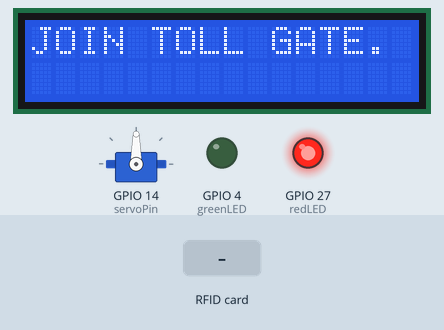
Bench run of a sketch on a simulated ESP32. Shown: servo, 16×2 character LCD, output pins drawn as LEDs (lit = HIGH). The inputs (shaded band) are chosen by the test bench. WiFi joins after 1.5 s; servers stay silent unless stated; uploads are accepted with an empty reply; what the sketch prints to the serial monitor is not drawn.

Above: at 2.8 s.
2.9 s: RFID card 5E 7A 19 C4 held to the reader
At 3.2 s:
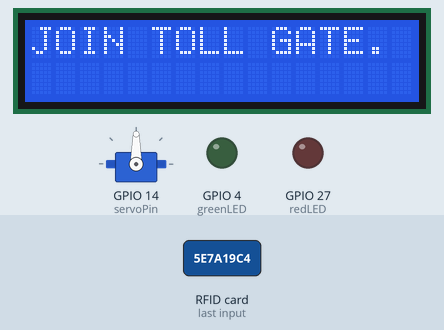
Timing chart, 0 to 5.9 s (numbered marks = the images above; inputs shaded):
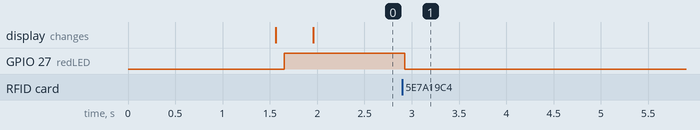

The sketch:

code.ino
```cpp
//Libraries
#include <SPI.h>//https://www.arduino.cc/en/reference/SPI
#include <MFRC522.h>//https://github.com/miguelbalboa/rfid
#include <HTTPClient.h>
#include <WiFi.h>
#include <Servo_ESP32.h>
#include <LiquidCrystal_I2C.h>

// Create the lcd object address 0x3F and 16 columns x 2 rows
LiquidCrystal_I2C lcd (0x27, 16,2);  //

//Constants
#define SS_PIN 5
#define RST_PIN 2


//Parameters
const int ipaddress[4] = {103, 97, 67, 25};

//Variables
byte nuidPICC[4] = {0, 0, 0, 0};
MFRC522::MIFARE_Key key;
MFRC522 rfid = MFRC522(SS_PIN, RST_PIN);

String uidString;
bool tagFound;

//Servo motor
static const int servoPin = 14; //printed G14 on the board
String gateState = "closed";

Servo_ESP32 servo1;
int angle = 0;
int angleStep = 10;
int angleMin = 90;
int angleMax = 180;

int greenLED = 4;
int redLED = 27;

//Ultrasonic sensor pins
int trigPin = 13;
int echoPin = 12;
int duration;
int distance;

unsigned long elapsedTime;
const unsigned long period = 1000;
unsigned long startMillis;

//Add WIFI data
const char* ssid = "Msimisi";              //Add your WIFI network name
const char* password =  "abcdefgh";           //Add WIFI password

//Variables used in the code
//String LED_id = "1";                  //Just in case you control more than 1 LED
//bool toggle_pressed = false;          //Each time we press the push button
String data_to_send = "";             //Text data to send to the server
unsigned int Actual_Millis, Previous_Millis;
int refresh_time = 200;               //Refresh rate of connection to website (recommended more than 1s)


void setup()
{
   Serial.begin(115200);
    delay(10);

    // We start by connecting to a WiFi network

    Serial.println();
    Serial.println();
    Serial.print("Connecting to ");
    Serial.println(ssid);

    WiFi.begin(ssid, password);

    while (WiFi.status() != WL_CONNECTED) {
        delay(500);
        Serial.print(".");
    }

    Serial.println("");
    Serial.println("WiFi connected");
    Serial.println("IP address: ");
    Serial.println(WiFi.localIP());

  Actual_Millis = millis();               //Save time for refresh loop
  Previous_Millis = Actual_Millis;


  //Init Serial USB
  //Serial.begin(115200);
  Serial.println(F("Initialize System"));
  //init rfid D8,D5,D6,D7
  SPI.begin();
  rfid.PCD_Init();

  Serial.print(F("Reader :"));
  rfid.PCD_DumpVersionToSerial();


  startMillis = millis();

  pinMode(redLED, OUTPUT);
  pinMode(greenLED, OUTPUT);

  pinMode(trigPin, OUTPUT);
  pinMode(echoPin, INPUT);

  servo1.attach(servoPin);

   // Initialize the LCD connected
  lcd.begin ();

  // Turn on the backlight on LCD.
  lcd.backlight ();
}


void loop()
{
    readRFID();

    //We make the refresh loop using millis() so we don't have to sue delay();
    Actual_Millis = millis();
    elapsedTime = millis();

    if(uidString != NULL)
    {
      digitalWrite(redLED, LOW);
      if(Actual_Millis - Previous_Millis > refresh_time)
      {
        //Previous_Millis = Actual_Millis;
        if(WiFi.status()== WL_CONNECTED)                   //Check WiFi connection status
        {
          HTTPClient http;                                  //Create new client

          data_to_send = "selectVehicle=" + uidString;

          //Begin new connection to website
          http.begin("https://tollcollectionproject.000webhostapp.com/select.php");   //Indicate the destination webpage
          http.addHeader("Content-Type", "application/x-www-form-urlencoded");         //Prepare the header

          int response_code = http.POST(data_to_send);                                //Send the POST. This will give us a response code

          Serial.println(data_to_send);

          //If the code is higher than 0, it means we received a response
          if(response_code > 0)
          {
            Serial.println("HTTP code " + String(response_code));                     //Print return code

            if(response_code == 200)                                                //If code is 200, we received a good response and we can read the echo data
            {
              String response_body = http.getString();                                //Save the data comming from the website
              Serial.print("Server reply: ");                                         //Print data to the monitor for debug
              Serial.println(response_body);
              Serial.print("response body = ");
              Serial.println(response_body);

              if(response_body.indexOf("Vehicle not registered.") != -1)
              {
                digitalWrite(redLED, HIGH);
                lcd.clear();
                lcd.print("NOT REGISTERED.");
                lcd.setCursor(0, 1);
                lcd.print("<<BRANCH OFF.");
                delay(3000);
                uidString = "";
              }

              if(response_body.indexOf("Insufficient funds.") != -1)
              {
                digitalWrite(redLED, HIGH);
                delay(5000);
                digitalWrite(redLED, LOW);
                lcd.clear();
                lcd.print("LOW FUNDS.");
                lcd.setCursor(0, 1);
                lcd.print("<<BRANCH OFF.");
                delay(3000);
                uidString = "";
              }

              else if(response_body.indexOf("Transaction successful.") != -1)
              {
                digitalWrite(greenLED, HIGH);
                int vehiclePosition = detectVehicle();

                lcd.clear();
                lcd.print("WELCOME.");
                lcd.setCursor(0, 1);
                lcd.print("DRIVE SAFE.");
                //delay(3000);
                //uidString = "";

                openGate();
                delay(8000);
                closeGate();

                uidString = "";

                /*
                while(1)
                {
                  if(vehiclePosition < 10)//&& gateState == "closed")
                  {
                    openGate();
                    gateState = "open";
                    Serial.println("GATE OPEN");
                    digitalWrite(greenLED, LOW);
                    delay(5000);
                    closeGate();
                    break;
                  }
                }

                */

              /*  else if(vehiclePosition > 10 && gateState == "open")
                  closeGate();
                  gateState = "closed";
                  Serial.println("GATE OPEN");
              }*/
              }
            }//End of response_code = 200
           }//END of response_code > 0

          else
          {
           Serial.print("Error sending POST, code: ");
           Serial.println(response_code);
           lcd.clear();
           lcd.print("SYSTEM DOWN.");
           lcd.setCursor(0, 1);
           lcd.print("<<BRANCH OFF.");


           delay(3000);
           uidString = "";
          }

          http.end();     //End the connection
        }//END of WIFI connected
        else{
          Serial.println("WIFI connection error");
          lcd.clear();
          lcd.print("SYSTEM DOWN.");
          lcd.setCursor(0, 1);
          lcd.print("<<BRANCH OFF.");
        }
      }
    //}


}

   if(uidString == NULL)   //if RFID tag is not found
    {
      digitalWrite(redLED, HIGH);
      Serial.println("RFID tag not found.");

      lcd.clear();
      lcd.print("JOIN TOLL GATE.");
    }
}


 /* function readRFID */


void readRFID() {
  ////Read RFID card

  for (byte i = 0; i < 6; i++) {
    key.keyByte[i] = 0xFF;
  }
  // Look for new 1 cards
  if ( ! rfid.PICC_IsNewCardPresent())
  {
    //tagFound = false;
    return;
  }


  // Verify if the NUID has been readed
  if (  !rfid.PICC_ReadCardSerial())
    return;

  // Store NUID into nuidPICC array
  for (byte i = 0; i < 4; i++) {
    nuidPICC[i] = rfid.uid.uidByte[i];
    Serial.print(nuidPICC[i]);
  }
  Serial.println(" ");
  Serial.print(F("RFID In dec: "));
  printDec(rfid.uid.uidByte, rfid.uid.size);
  Serial.println();


 //rfid.PICC_ReadCardSerial();
  Serial.print("Tag UID: ");
  uidString = String(rfid.uid.uidByte[0]) + String(rfid.uid.uidByte[1]) + String(rfid.uid.uidByte[2]) + String(rfid.uid.uidByte[3]);
    Serial.print("uid string = ");
  Serial.println(uidString);

  // Halt PICC
  rfid.PICC_HaltA();

  // Stop encryption on PCD
  rfid.PCD_StopCrypto1();

}

void printHex(byte *buffer, byte bufferSize) {
  for (byte i = 0; i < bufferSize; i++) {
    Serial.print(buffer[i] < 0x10 ? " 0" : " ");
    Serial.print(buffer[i], HEX);
  }
}


/**
   Helper routine to dump a byte array as dec values to Serial.
*/


void printDec(byte *buffer, byte bufferSize) {
  for (byte i = 0; i < bufferSize; i++) {
    //Serial.print(buffer[i] < 0x10 ? " 0" : " ");
    Serial.print(buffer[i], DEC);
  }
}


int detectVehicle()
{
  digitalWrite(trigPin, LOW);
  delayMicroseconds(2);
  digitalWrite(trigPin, HIGH);
  delayMicroseconds(10);
  digitalWrite(trigPin, LOW);
  duration = pulseIn(echoPin, HIGH);
  distance= duration*0.034/2;
  Serial.println(distance);
  delay(100);

  return distance;
}


void closeGate()
{
  for(int angle = 90; angle <= angleMax; angle +=angleStep)
  {
    servo1.write(angle);
    Serial.println(angle);
    delay(20);
  }
}

void openGate()
{
  for(int angle = 180; angle >= angleMin; angle -=angleStep)
  {
    servo1.write(angle);
    Serial.println(angle);
    delay(20);
  }
}


/**
   Helper routine to dump a byte array as hex values to Serial.
*/
```

Measured:
- after the input at 2.9 s, GPIO 27 (redLED): HIGH → LOW at once
